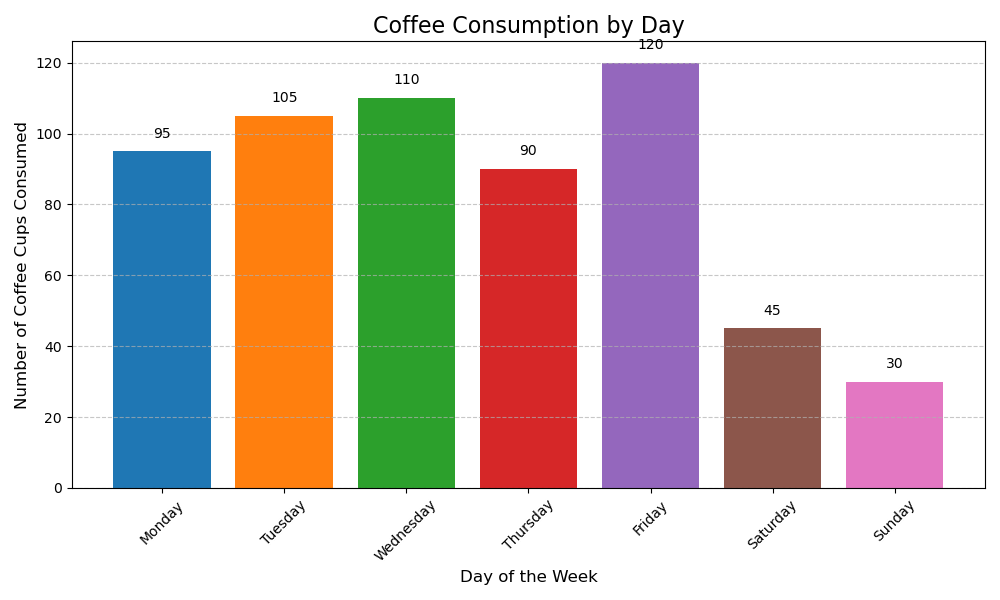

Source code (Python):

import matplotlib.pyplot as plt

# Here's the data provided in a list of dictionaries
data = [
    {'Day': 'Monday', 'Number of Coffee Cups': 95},
    {'Day': 'Tuesday', 'Number of Coffee Cups': 105},
    {'Day': 'Wednesday', 'Number of Coffee Cups': 110},
    {'Day': 'Thursday', 'Number of Coffee Cups': 90},
    {'Day': 'Friday', 'Number of Coffee Cups': 120},
    {'Day': 'Saturday', 'Number of Coffee Cups': 45},
    {'Day': 'Sunday', 'Number of Coffee Cups': 30}
]

# Extracting days and corresponding coffee cups into separate lists
days = [entry['Day'] for entry in data]
coffee_cups = [entry['Number of Coffee Cups'] for entry in data]

# Set up the figure and axis
fig, ax = plt.subplots(figsize=(10, 6)) # You can adjust the figure size as needed

# Generate a bar chart
ax.bar(days, coffee_cups, color=['#1f77b4', '#ff7f0e', '#2ca02c', '#d62728', '#9467bd', '#8c564b', '#e377c2'])

# Adding labels and title
ax.set_xlabel('Day of the Week', fontsize=12)
ax.set_ylabel('Number of Coffee Cups Consumed', fontsize=12)
ax.set_title('Coffee Consumption by Day', fontsize=16)

# Adding value labels on each bar
for i in range(len(coffee_cups)):
    ax.text(i, coffee_cups[i] + 3, str(coffee_cups[i]), ha='center', va='bottom')

# Optional: Rotate the x-axis labels for better readability
plt.xticks(rotation=45)

# Optional: Add a grid for easier reading of values
plt.grid(axis='y', linestyle='--', alpha=0.7)

# Show the plot
plt.tight_layout()  # Adjusts the plot to ensure everything fits without overlapping
plt.show()
